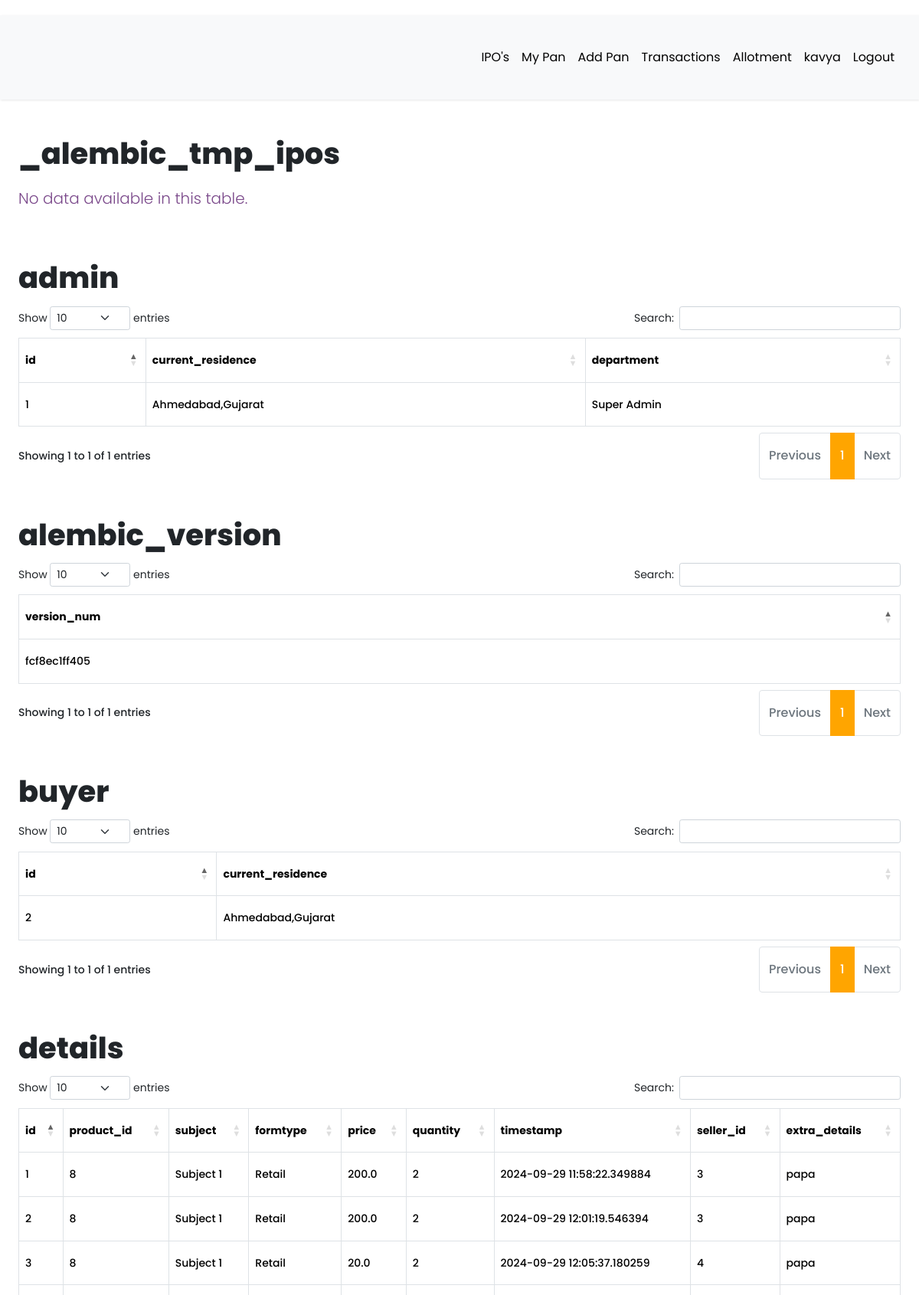
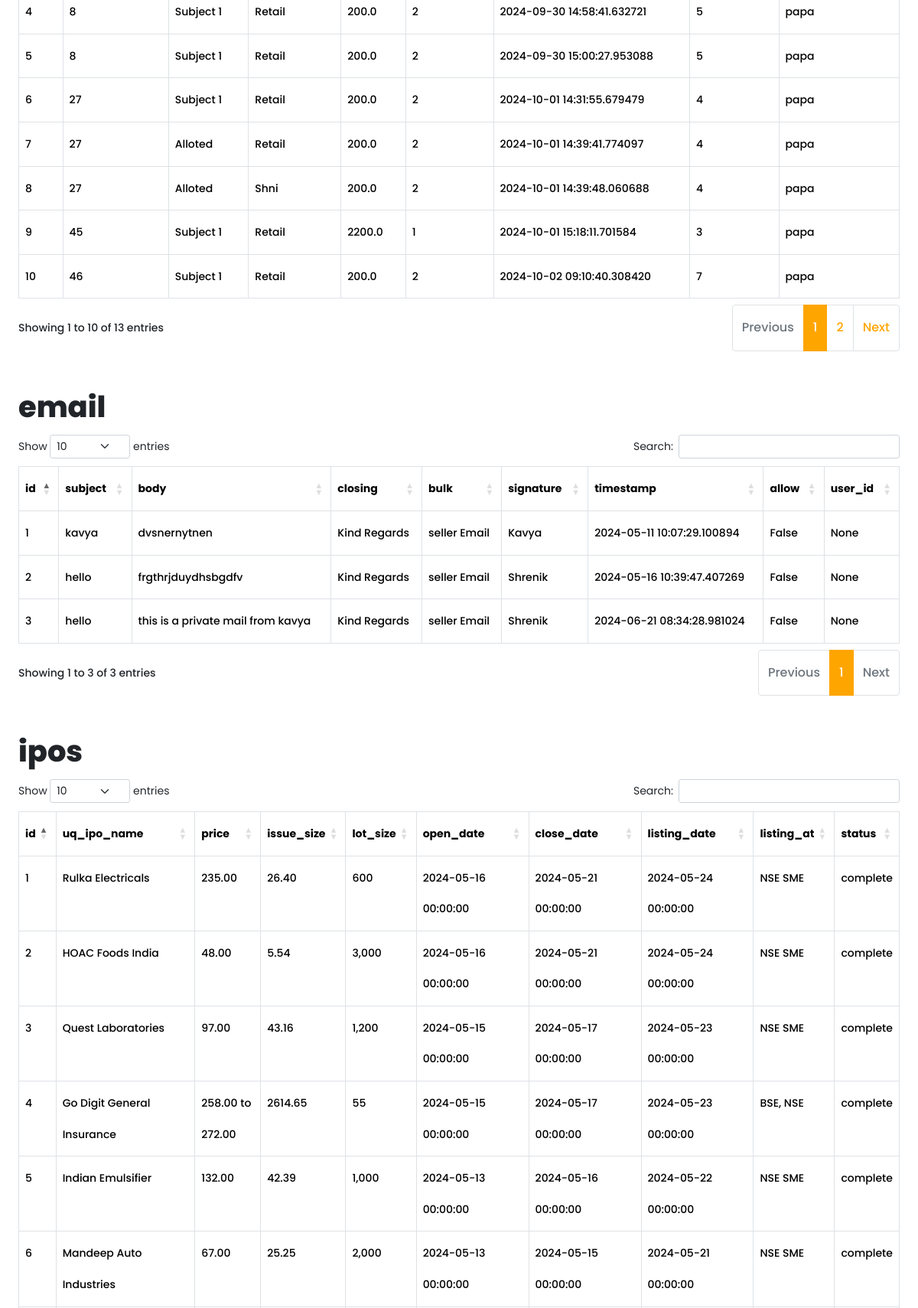
The page /show-tables (signed in, upper part) on the database its author committed (2 pictures, top to bottom).
### app/models.py (models this page shows, shortened)
class User(db.Model, UserMixin):
    __tablename__ = "user"
    id = db.Column(db.Integer, primary_key=True)
    first_name = db.Column(db.String(64), index=True, default="First Name", nullable=False)
    last_name = db.Column(db.String(64), index=True, nullable=True)
    username = db.Column(db.String(64), index=True, unique=True, nullable=False)
    email = db.Column(db.String(128), index=True, nullable=False)
    password_hash = db.Column(db.String(128))
    confirm_password = db.Column(db.String(128))
    phone_number = db.Column(db.String(20), nullable=False, unique = True)
    verification_phone = db.Column(db.String(20))
    active = db.Column(db.Boolean, nullable=False, default=True)
    delete_account = db.Column(db.Boolean, default=False)
    registered_at = db.Column(db.DateTime, default=datetime.utcnow, nullable=False)
    emails = db.relationship("Email", backref="author", lazy="dynamic")
    type = db.Column(db.String(64))
    __mapper_args__ = {"polymorphic_identity": "user", "polymorphic_on": "type"}
    @property
    def is_active(self):
        return self.active

class Admin(User):
    __tablename__ = "admin"
    id = db.Column(
        db.Integer,
        db.ForeignKey("user.id", ondelete="CASCADE", name="fk_admin_user_id"),  # Explicit FK name
        primary_key=True
    )
    current_residence = db.Column(db.String(64), default="Ahmedabad, Gujarat")
    department = db.Column(db.String(64), default="Administration")
    __mapper_args__ = {"polymorphic_identity": "admin", "polymorphic_load": "inline"}

class Buyer(User):
    __tablename__ = "buyer"
    id = db.Column(
        db.Integer,
        db.ForeignKey("user.id", ondelete="CASCADE", name="fk_buyer_user_id"),  # Explicit FK name
        primary_key=True
    )
    current_residence = db.Column(db.String(64), default="Ahmedabad, Gujarat")
    __mapper_args__ = {"polymorphic_identity": "buyer", "polymorphic_load": "inline"}

class Details(db.Model):
    __tablename__ = "details"
    id = db.Column(db.Integer, primary_key=True)
    product_id = db.Column(db.Integer, db.ForeignKey("ipos.id", ondelete="CASCADE", name="fk_details_product_id"), nullable=False)
    subject = db.Column(db.String(10), nullable=False)
    formtype = db.Column(db.String(8), nullable=False)
    price = db.Column(db.Float, nullable=False)
    quantity = db.Column(db.Integer, nullable=False)
    extra_details = db.Column(db.String(25), nullable=True)
    timestamp = db.Column(db.DateTime, default=datetime.utcnow, nullable=False)
    seller_id = db.Column(db.Integer, db.ForeignKey("seller.id", ondelete="CASCADE", name="fk_details_seller_id"), nullable=False)
    seller = db.relationship("Seller", backref=db.backref("details", cascade="all, delete-orphan"), foreign_keys=[seller_id], passive_deletes=True)
    ipo = db.relationship("IPO", backref=db.backref("details", cascade="all, delete-orphan"), foreign_keys=[product_id], passive_deletes=True)

class Email(db.Model):
    id = db.Column(db.Integer, primary_key=True)
    subject = db.Column(db.String(128), nullable=False)
    body = db.Column(db.String(500), nullable=False)
    closing = db.Column(db.String(50), nullable=False)
    bulk = db.Column(db.String(30), default="Bulk")
    signature = db.Column(db.String(50), nullable=False)
    timestamp = db.Column(db.DateTime, index=True, default=datetime.utcnow)
    allow = db.Column(db.Boolean, default=False)
    user_id = db.Column(db.Integer, db.ForeignKey("user.id", ondelete="CASCADE"))

class IPO(db.Model):
    __tablename__ = 'ipos'
    id = db.Column(db.Integer, primary_key=True)
    name = db.Column(db.String(255), nullable=False, unique=True, name='uq_ipo_name')
    price = db.Column(db.String(255), nullable=True)
    issue_size = db.Column(db.String(255), nullable=True)
    lot_size = db.Column(db.String(255), nullable=True)
    open_date = db.Column(db.DateTime, nullable=True)
    close_date = db.Column(db.DateTime, nullable=True)
    listing_date = db.Column(db.DateTime, nullable=True)
    listing_at = db.Column(db.String(255), nullable=True)
    status = db.Column(db.String(255), nullable=True)

### app/routes.py (the view)
@app.route('/show-tables')
@login_required
def show_tables():
    if current_user.type == "admin":
        inspector = inspect(db.engine)
        metadata = MetaData()
        metadata.reflect(bind=db.engine)
        all_tables_data = {}
        table_names = inspector.get_table_names()
        for table_name in table_names:
            table = metadata.tables[table_name]
            query = db.session.query(table).all()
            columns = table.columns.keys()
            table_data = [dict(zip(columns, row)) for row in query]
            all_tables_data[table_name] = table_data
        return render_template('show_tables.html', all_tables_data=all_tables_data)
    else:
        return flash_message()

### app/models.py (called while the page is built)
@login.user_loader
def load_user(id):
    return User.query.get(int(id))

### app/templates/show_tables.html (shortened to what this page needs)
{% extends 'base.html' %}
{% block current_user_content %}
<div class="container-fluid content">
    {% for table_name, table_data in all_tables_data.items() %}
        <h2 class="mt-5">{{ table_name }}</h2>
        <div class="table-responsive">
            {% if table_data %}
                <table id="table_{{ loop.index }}" class="table table-hover table-bordered">
                    <thead class="thead-dark">
                        <tr>
                            {% for column in table_data[0].keys() %}
                                <th>{{ column }}</th>
                            {% endfor %}
                        </tr>
                    </thead>
                    <tbody>
                        {% for row in table_data %}
                            <tr>
                                {% for value in row.values() %}
                                    <td>{{ value }}</td>
                                {% endfor %}
                            </tr>
                        {% endfor %}
                    </tbody>
                </table>
            {% else %}
                <p>No data available in this table.</p>
            {% endif %}
        </div>
    {% else %}
        <p>No tables found.</p>
    {% endfor %}
</div>
{% endblock %}

### app/templates/base.html (shortened to what this page needs)
<!DOCTYPE html>
<html lang="eng">
<head>
  <link rel="stylesheet" href="https://cdnjs.cloudflare.com/ajax/libs/intl-tel-input/16.0.4/css/intlTelInput.css">
  <link rel="stylesheet" type="text/css" href="https://cdn.datatables.net/1.10.25/css/dataTables.bootstrap5.css">
  <link rel="stylesheet" href="{{ url_for('static', filename='css/navbar.css') }}">
  {% if current_user.is_authenticated %}
  <link rel="stylesheet" type="text/css" href="{{ url_for('static', filename='css/custom_current_user.css') }}"
    alt="52 Not available at this momoent">
  <link href="https://cdn.jsdelivr.net/npm/bootstrap@5.3.3/dist/css/bootstrap.min.css" rel="stylesheet"
>
  <link rel="stylesheet" href="{{ url_for('static', filename='css/main.css') }}">
  <link rel="stylesheet"
    href="https://cdnjs.cloudflare.com/ajax/libs/malihu-custom-scrollbar-plugin/3.1.5/jquery.mCustomScrollbar.min.css">
  {% endif %}
</head>
<body>
    {% if current_user.is_authenticated %}
    {% if current_user.is_active %}
    <div class="wrapper">
      <div id="content">
        <nav class="navbar navbar-expand-lg navbar-light bg-light">
          <div class="container-fluid">
            {% if current_user.type == "seller" %}
            <div class="collapse navbar-collapse" id="navbarSupportedContent">
              <ul class="nav navbar-nav ms-auto">
                <li class="nav-item">
                  <a class="nav-link {{ 'link_disabled' if request.endpoint == 'view_product' else '' }}"
                    href="{{ url_for('view_product') }}" alt="459 Not available at this moment">IPO's</a>
                </li>
                <li class="nav-item">
                  <a class="nav-link {{ 'link_disabled' if request.endpoint == 'all_pan' else '' }}"
                    href="{{ url_for('all_pan') }}" alt="459 Not available at this moment">My Pan</a>
                </li>
                <li class="nav-item">
                  <a class="nav-link {{ 'link_disabled' if request.endpoint == 'add_pan' else '' }}"
                    href="{{ url_for('add_pan') }}" alt="459 Not available at this moment">Add Pan</a>
                </li>
                <li class="nav-item">
                  <a class="nav-link {{ 'link_disabled' if request.endpoint == 'all_transaction' else '' }}"
                    href="{{ url_for('all_transaction') }}" alt="459 Not available at this moment">Transactions</a>
                </li>
                <li class="nav-item">
                  <a class="nav-link {{ 'link_disabled' if request.endpoint == 'checking_allotment' else '' }}"
                    href="{{ url_for('checking_allotment') }}" alt="459 Not available at this moment">Allotment</a>
                </li>
                <li class="nav-item ">
                  <a class="nav-link {{ 'link_disabled' if request.endpoint == 'dashboard' else '' }}"
                    href="{{ url_for('dashboard') }}" alt="459 Not available at this moment">{{ current_user.username
                    }}</a>
                </li>
                <li class="nav-item">
                  <a class="nav-link {{ 'link_disabled' if request.endpoint == 'logout' else '' }}"
                    href="{{ url_for('logout') }}" alt="459 Not available at this moment">Logout</a>
                </li>
              </ul>
            </div>
            {% elif current_user.type == "admin" %}
            <div class="collapse navbar-collapse" id="navbarSupportedContent">
              <ul class="nav navbar-nav ms-auto">
                <li class="nav-item">
                  <a class="nav-link {{ 'link_disabled' if request.endpoint == 'view_product' else '' }}"
                    href="{{ url_for('view_product') }}" alt="459 Not available at this moment">IPO's</a>
                </li>
                <li class="nav-item">
                  <a class="nav-link {{ 'link_disabled' if request.endpoint == 'all_pan' else '' }}"
                    href="{{ url_for('all_pan') }}" alt="459 Not available at this moment">My Pan</a>
                </li>
                <li class="nav-item">
                  <a class="nav-link {{ 'link_disabled' if request.endpoint == 'add_pan' else '' }}"
                    href="{{ url_for('add_pan') }}" alt="459 Not available at this moment">Add Pan</a>
                </li>
                {% if current_user.type == "admin" or current_user.type == "buyer" %}
                <li class="nav-item">
                  <a class="nav-link {{ 'link_disabled' if request.endpoint == 'all_sellers' else '' }}"
                    href="{{ url_for('all_sellers') }}" alt="459 Not available at this moment">Transactions</a>
                </li>
                {% else %}
                <li class="nav-item">
                  <a class="nav-link {{ 'link_disabled' if request.endpoint == 'all_transaction' else '' }}"
                    href="{{ url_for('all_transaction') }}" alt="459 Not available at this moment">Transactions</a>
                </li>
                {% endif %}
                <li class="nav-item">
                  <a class="nav-link {{ 'link_disabled' if request.endpoint == 'checking_allotment' else '' }}"
                    href="{{ url_for('checking_allotment') }}" alt="459 Not available at this moment">Allotment</a>
                </li>
                <li class="nav-item ">
                  <a class="nav-link {{ 'link_disabled' if request.endpoint == 'dashboard' else '' }}"
                    href="{{ url_for('dashboard') }}" alt="459 Not available at this moment">{{ current_user.username
                    }}</a>
                </li>
                <li class="nav-item">
                  <a class="nav-link {{ 'link_disabled' if request.endpoint == 'logout' else '' }}"
                    href="{{ url_for('logout') }}" alt="459 Not available at this moment">Logout</a>
                </li>
              </ul>
            </div>
            {% endif %}
        </nav>
        {% block current_user_content %}
        {% endblock %}
      </div>
    </div>
    {% endif %}
    {% endif %}
</body>
</html>

### app/static/css/navbar.css (style rules this page uses)
:root { --default-primary: #90f188; --default-secondary: #0f1d07; --container-gutter: clamp(2.5rem, 2.6455026455vw, 3.325rem); --theme-primary: var(--default-primary); --theme-secondary: var(--default-secondary); }

### app/static/css/custom_current_user.css (style rules this page uses)
body { font-family: 'Poppins', sans-serif; background: #fafafa; }
p { font-family: 'Poppins', sans-serif; font-size: 1.1em; font-weight: 300; line-height: 1.7em; color: #7a488a; }
a, a:hover, a:focus { color: inherit; text-decoration: none; transition: all 0.3s; }
.navbar { padding: 15px 10px; background: #fff; border: none; border-radius: 0; margin-bottom: 40px; box-shadow: 1px 1px 3px #0000001a; }
.wrapper { display: flex; width: 100%; }
#content { width: calc(100%); padding-top: 20px; padding-bottom: 20px; min-height: 100vh; transition: all 0.3s; position: absolute; top: 0; right: 0; }
@media screen and (min-width: 992px) and (max-width: 1200px) { p { padding-top: 10px; font-size: 15px; } }
@media screen and (min-width: 1200px) and (max-width: 1300px) { p { padding-top: 10px; font-size: 20px; } }

### rows shown on the page
User: username "kavya"
Admin: values "1", current_residence "Ahmedabad,Gujarat", department "Super Admin"
Buyer: values "2", current_residence "Ahmedabad,Gujarat"
Details: values "1" "8" "2" "2024-09-29 11:58:22.349884" "3", subject "Subject 1", formtype "Retail", price "200.0", extra_details "papa"
Details: values "2" "8" "2" "2024-09-29 12:01:19.546394" "3", subject "Subject 1", formtype "Retail", price "200.0", extra_details "papa"
Details: values "3" "8" "2" "2024-09-29 12:05:37.180259" "4", subject "Subject 1", formtype "Retail", price "20.0", extra_details "papa"
Details: values "4" "8" "2" "2024-09-30 14:58:41.632721" "5", subject "Subject 1", formtype "Retail", price "200.0", extra_details "papa"
Details: values "5" "8" "2" "2024-09-30 15:00:27.953088" "5", subject "Subject 1", formtype "Retail", price "200.0", extra_details "papa"
Details: values "6" "27" "2" "2024-10-01 14:31:55.679479" "4", subject "Subject 1", formtype "Retail", price "200.0", extra_details "papa"
Details: values "7" "27" "2" "2024-10-01 14:39:41.774097" "4", subject "Alloted", formtype "Retail", price "200.0", extra_details "papa"
Details: values "8" "27" "2" "2024-10-01 14:39:48.060688" "4", subject "Alloted", formtype "Shni", price "200.0", extra_details "papa"
Details: values "9" "45" "1" "2024-10-01 15:18:11.701584" "3", subject "Subject 1", formtype "Retail", price "2200.0", extra_details "papa"
Details: values "10" "46" "2" "2024-10-02 09:10:40.308420" "7", subject "Subject 1", formtype "Retail", price "200.0", extra_details "papa"
Email: values "1" "2024-05-11 10:07:29.100894" "False" "None", subject "kavya", body "dvsnernytnen", closing "Kind Regards", bulk "seller Email", signature "Kavya"
Email: values "2" "2024-05-16 10:39:47.407269" "False" "None", subject "hello", body "frgthrjduydhsbgdfv", closing "Kind Regards", bulk "seller Email", signature "Shrenik"
Email: values "3" "2024-06-21 08:34:28.981024" "False" "None", subject "hello", body "this is a private mail from kavya", closing "Kind Regards", bulk "seller Email", signature "Shrenik"
IPO: values "1" "2024-05-16 00:00:00" "2024-05-21 00:00:00" "2024-05-24 00:00:00", uq_ipo_name "Rulka Electricals", price "235.00", issue_size "26.40", lot_size "600", listing_at "NSE SME", status "complete"
IPO: values "2" "2024-05-16 00:00:00" "2024-05-21 00:00:00" "2024-05-24 00:00:00", uq_ipo_name "HOAC Foods India", price "48.00", issue_size "5.54", lot_size "3,000", listing_at "NSE SME", status "complete"
IPO: values "3" "2024-05-15 00:00:00" "2024-05-17 00:00:00" "2024-05-23 00:00:00", uq_ipo_name "Quest Laboratories", price "97.00", issue_size "43.16", lot_size "1,200", listing_at "NSE SME", status "complete"
IPO: values "4" "2024-05-15 00:00:00" "2024-05-17 00:00:00" "2024-05-23 00:00:00", uq_ipo_name "Go Digit General Insurance", price "258.00 to 272.00", issue_size "2614.65", lot_size "55", listing_at "BSE, NSE", status "complete"
IPO: values "5" "2024-05-13 00:00:00" "2024-05-16 00:00:00" "2024-05-22 00:00:00", uq_ipo_name "Indian Emulsifier", price "132.00", issue_size "42.39", lot_size "1,000", listing_at "NSE SME", status "complete"
IPO: values "6" "2024-05-13 00:00:00" "2024-05-15 00:00:00" "2024-05-21 00:00:00", uq_ipo_name "Mandeep Auto Industries", price "67.00", issue_size "25.25", lot_size "2,000", listing_at "NSE SME", status "complete"

### other values the page prints
{{ table_name }} "_alembic_tmp_ipos" "admin" "alembic_version" "buyer" "details" "email" "ipos"
{{ column }} "id" "current_residence" "department" "version_num" "id" "current_residence" "id" "product_id" "subject" "formtype" "price" "quantity" "timestamp" "seller_id" "extra_details" "id" "subject" "body" "closing" "bulk" "signature" "timestamp" "allow" "user_id" "id" "uq_ipo_name" "price" "issue_size" "lot_size" "open_date" "close_date" "listing_date" "listing_at" "status"
{{ value }} "fcf8ec1ff405"
